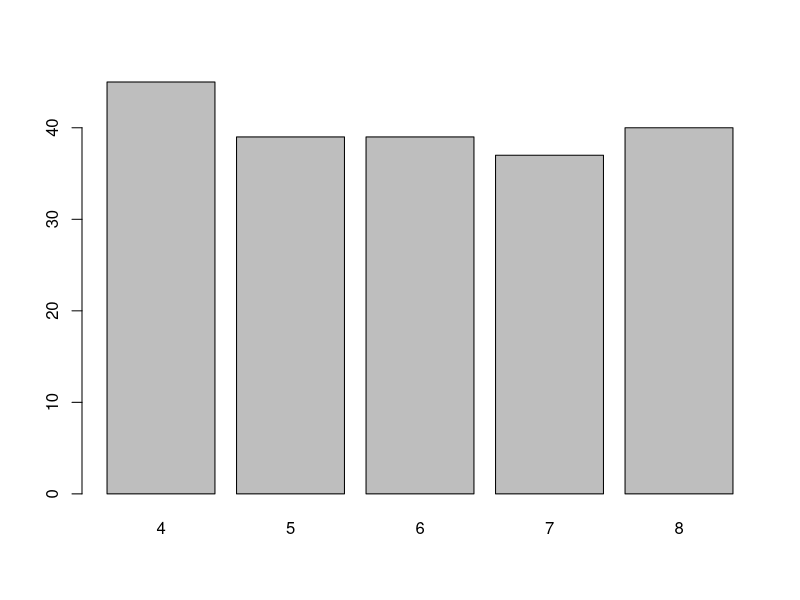

The R script that drew this image:

# This prog generates data for toy.stan, toyPara_GPUs.stan and toyPara_reduce_sum.stan

####
rm(list = ls())
graphics.off()

library(data.table)

options(max.print = 500)

#### Variables
# Number of individuals
n_indiv = 200

# Set seed
set.seed(1969-08-18) # Woodstock seed

# Number of states per individual
nbYearsPerIndiv = sample(x = 4:8, size = n_indiv, replace = TRUE)
barplot(table(nbYearsPerIndiv))
